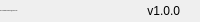
              <widget class="QFrame" name="bottomBar">
               <property name="minimumSize">
                <size>
                 <width>0</width>
                 <height>22</height>
                </size>
               </property>
               <property name="maximumSize">
                <size>
                 <width>16777215</width>
                 <height>22</height>
                </size>
               </property>
               <property name="frameShape">
                <enum>QFrame::NoFrame</enum>
               </property>
               <property name="frameShadow">
                <enum>QFrame::Raised</enum>
               </property>
               <layout class="QHBoxLayout" name="horizontalLayout_5">
                <property name="spacing">
                 <number>0</number>
                </property>
                <property name="leftMargin">
                 <number>0</number>
                </property>
                <property name="topMargin">
                 <number>0</number>
                </property>
                <property name="rightMargin">
                 <number>0</number>
                </property>
                <property name="bottomMargin">
                 <number>0</number>
                </property>
                <item>
                 <widget class="QLabel" name="creditsLabel">
                  <property name="maximumSize">
                   <size>
                    <width>16777215</width>
                    <height>16</height>
                   </size>
                  </property>
                  <property name="font">
                   <font>
                    <family>Segoe UI</family>
                    <pointsize>-1</pointsize>
                    <italic>false</italic>
                    <bold>false</bold>
                   </font>
                  </property>
                  <property name="text">
                   <string>By: hushanglai(coolder.hsl@icloud.com)</string>
                  </property>
                  <property name="alignment">
                   <set>Qt::AlignLeading|Qt::AlignLeft|Qt::AlignVCenter</set>
                  </property>
                 </widget>
                </item>
                <item>
                 <widget class="QLabel" name="version">
                  <property name="text">
                   <string>v1.0.0</string>
                  </property>
                  <property name="alignment">
                   <set>Qt::AlignRight|Qt::AlignTrailing|Qt::AlignVCenter</set>
                  </property>
                 </widget>
                </item>
                <item>
                 <widget class="QFrame" name="frame_size_grip">
                  <property name="minimumSize">
                   <size>
                    <width>20</width>
                    <height>0</height>
                   </size>
                  </property>
                  <property name="maximumSize">
                   <size>
                    <width>20</width>
                    <height>16777215</height>
                   </size>
                  </property>
                  <property name="frameShape">
                   <enum>QFrame::NoFrame</enum>
                  </property>
                  <property name="frameShadow">
                   <enum>QFrame::Raised</enum>
                  </property>
                 </widget>
                </item>
               </layout>
              </widget>
